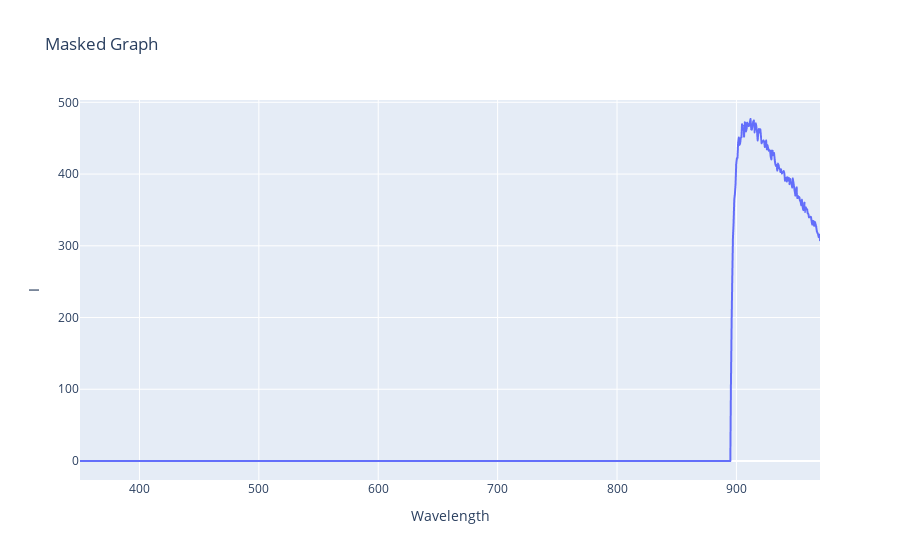

Write notebook code for a chart like this one.
### Code cell
fig3 = px.line(df, x="Wavelength", y="I", title='Masked Graph')

fig3.show()

### Figure 1 — Plotly figure (JSON) as saved in the notebook; plotly's stock layout.template omitted (floating-point values rounded to 4 significant figures; data arrays with more than 128 entries replaced by an {"elided": "..."} marker saying what was removed)
{"data": [{"hovertemplate": "Wavelength=%{x}<br>I=%{y}<extra></extra>", "legendgroup": "", "line": {"color": "#636efa", "dash": "solid"}, "mode": "lines", "name": "", "showlegend": false, "type": "scattergl", "x": {"elided": "1098 float values"}, "xaxis": "x", "y": {"elided": "1098 float values"}, "yaxis": "y"}], "layout": {"autosize": true, "legend": {"tracegroupgap": 0}, "title": {"text": "Masked Graph"}, "xaxis": {"anchor": "y", "autorange": true, "domain": [0, 1], "range": [350.2, 970], "title": {"text": "Wavelength"}, "type": "linear"}, "yaxis": {"anchor": "x", "autorange": true, "domain": [0, 1], "range": [-26.49, 503.2], "title": {"text": "I"}, "type": "linear"}}}
